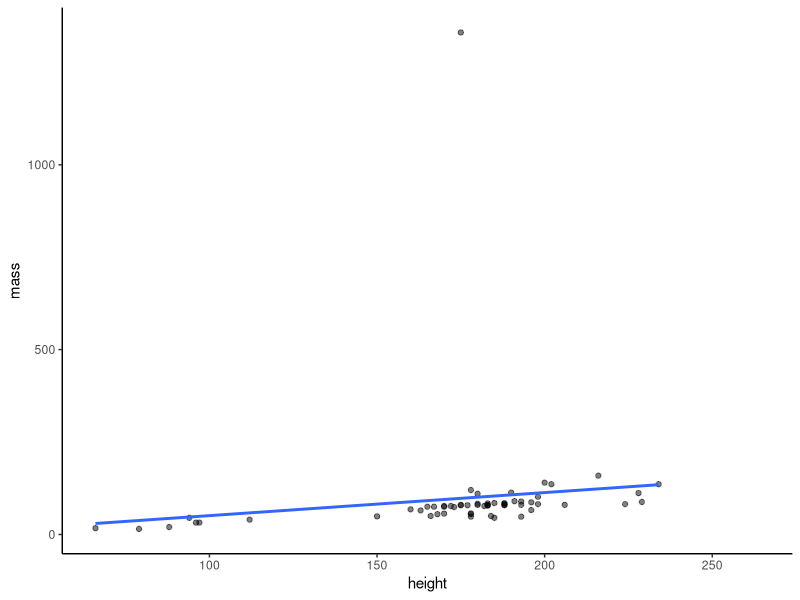

This figure's R source:
## ---- chunk 1
library(tidyverse)
data("starwars")
## ---- chunk 2
ggplot(starwars, aes(x = height, y = mass)) +
    geom_point(alpha = 0.5) +
    geom_smooth(method = "lm", se = FALSE) +
    theme_classic()
## ---- chunk 3
starwars <- starwars %>% 
    group_by(eye_color) %>% 
    mutate(mean_mass = mean(mass), mean_age = mean(height))
